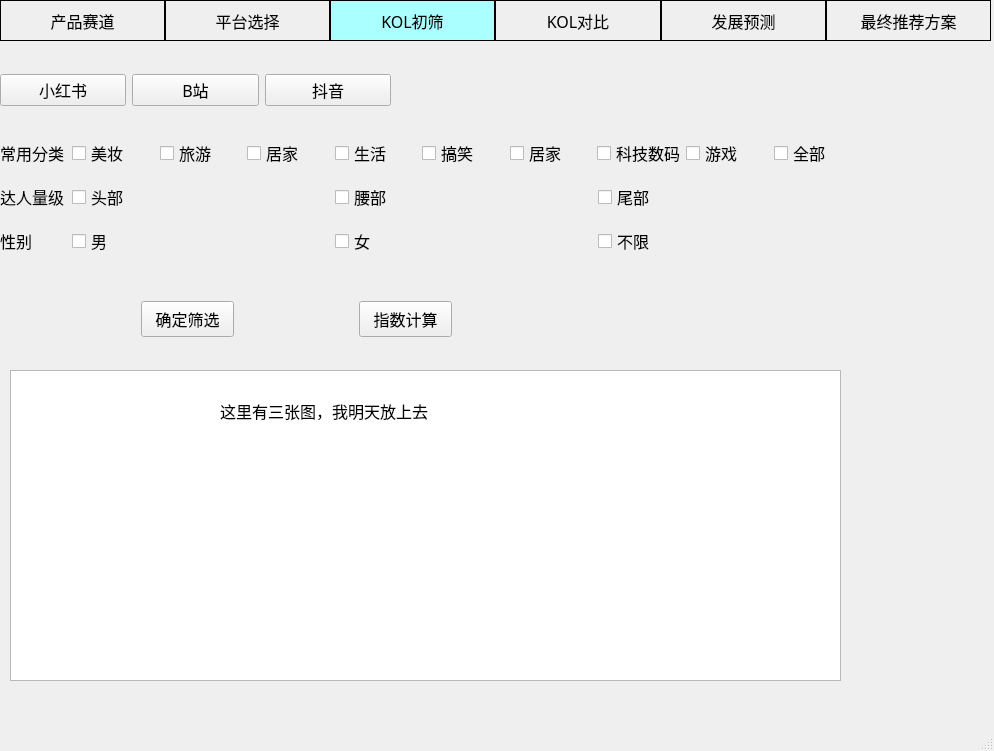
<?xml version="1.0" encoding="UTF-8"?>
<ui version="4.0">
 <class>MainWindow</class>
 <widget class="QMainWindow" name="MainWindow">
  <property name="geometry">
   <rect>
    <x>0</x>
    <y>0</y>
    <width>994</width>
    <height>751</height>
   </rect>
  </property>
  <property name="maximumSize">
   <size>
    <width>16777215</width>
    <height>100000</height>
   </size>
  </property>
  <property name="font">
   <font>
    <family>微软雅黑</family>
    <pointsize>12</pointsize>
   </font>
  </property>
  <property name="windowTitle">
   <string>MainWindow</string>
  </property>
  <widget class="QWidget" name="centralwidget">
   <property name="font">
    <font>
     <family>微软雅黑</family>
     <pointsize>12</pointsize>
    </font>
   </property>
   <widget class="QWidget" name="horizontalLayoutWidget_2">
    <property name="geometry">
     <rect>
      <x>0</x>
      <y>60</y>
      <width>391</width>
      <height>61</height>
     </rect>
    </property>
    <layout class="QHBoxLayout" name="horizontalLayout">
     <item>
      <widget class="QPushButton" name="pushButton_8">
       <property name="text">
        <string>小红书</string>
       </property>
      </widget>
     </item>
     <item>
      <widget class="QPushButton" name="pushButton_9">
       <property name="text">
        <string>B站</string>
       </property>
      </widget>
     </item>
     <item>
      <widget class="QPushButton" name="pushButton_10">
       <property name="text">
        <string>抖音</string>
       </property>
      </widget>
     </item>
    </layout>
   </widget>
   <widget class="QListView" name="listView">
    <property name="geometry">
     <rect>
      <x>10</x>
      <y>370</y>
      <width>831</width>
      <height>311</height>
     </rect>
    </property>
   </widget>
   <widget class="QLabel" name="label">
    <property name="geometry">
     <rect>
      <x>220</x>
      <y>380</y>
      <width>321</width>
      <height>61</height>
     </rect>
    </property>
    <property name="text">
     <string>这里有三张图，我明天放上去</string>
    </property>
   </widget>
   <widget class="QWidget" name="formLayoutWidget">
    <property name="geometry">
     <rect>
      <x>0</x>
      <y>130</y>
      <width>861</width>
      <height>151</height>
     </rect>
    </property>
    <layout class="QFormLayout" name="formLayout">
     <property name="labelAlignment">
      <set>Qt::AlignLeading|Qt::AlignLeft|Qt::AlignVCenter</set>
     </property>
     <property name="horizontalSpacing">
      <number>8</number>
     </property>
     <property name="topMargin">
      <number>4</number>
     </property>
     <property name="bottomMargin">
      <number>4</number>
     </property>
     <item row="0" column="0">
      <widget class="QLabel" name="label_4">
       <property name="text">
        <string>常用分类</string>
       </property>
      </widget>
     </item>
     <item row="1" column="0">
      <widget class="QLabel" name="label_3">
       <property name="text">
        <string>达人量级</string>
       </property>
      </widget>
     </item>
     <item row="2" column="0">
      <widget class="QLabel" name="label_2">
       <property name="text">
        <string>性别</string>
       </property>
      </widget>
     </item>
     <item row="0" column="1">
      <layout class="QHBoxLayout" name="horizontalLayout_7">
       <property name="topMargin">
        <number>4</number>
       </property>
       <property name="bottomMargin">
        <number>4</number>
       </property>
       <item>
        <widget class="QCheckBox" name="checkBox">
         <property name="text">
          <string>美妆</string>
         </property>
        </widget>
       </item>
       <item>
        <widget class="QCheckBox" name="checkBox_2">
         <property name="text">
          <string>旅游</string>
         </property>
        </widget>
       </item>
       <item>
        <widget class="QCheckBox" name="checkBox_8">
         <property name="text">
          <string>居家</string>
         </property>
        </widget>
       </item>
       <item>
        <widget class="QCheckBox" name="checkBox_5">
         <property name="text">
          <string>生活</string>
         </property>
        </widget>
       </item>
       <item>
        <widget class="QCheckBox" name="checkBox_4">
         <property name="text">
          <string>搞笑</string>
         </property>
        </widget>
       </item>
       <item>
        <widget class="QCheckBox" name="checkBox_3">
         <property name="text">
          <string>居家</string>
         </property>
        </widget>
       </item>
       <item>
        <widget class="QCheckBox" name="checkBox_6">
         <property name="text">
          <string>科技数码</string>
         </property>
        </widget>
       </item>
       <item>
        <widget class="QCheckBox" name="checkBox_7">
         <property name="text">
          <string>游戏</string>
         </property>
        </widget>
       </item>
       <item>
        <widget class="QCheckBox" name="checkBox_9">
         <property name="text">
          <string>全部</string>
         </property>
        </widget>
       </item>
      </layout>
     </item>
     <item row="1" column="1">
      <layout class="QHBoxLayout" name="horizontalLayout_3">
       <property name="topMargin">
        <number>4</number>
       </property>
       <property name="bottomMargin">
        <number>4</number>
       </property>
       <item>
        <widget class="QCheckBox" name="checkBox_10">
         <property name="text">
          <string>头部</string>
         </property>
        </widget>
       </item>
       <item>
        <widget class="QCheckBox" name="checkBox_11">
         <property name="text">
          <string>腰部</string>
         </property>
        </widget>
       </item>
       <item>
        <widget class="QCheckBox" name="checkBox_12">
         <property name="text">
          <string>尾部</string>
         </property>
        </widget>
       </item>
      </layout>
     </item>
     <item row="2" column="1">
      <layout class="QHBoxLayout" name="horizontalLayout_4">
       <property name="topMargin">
        <number>4</number>
       </property>
       <property name="bottomMargin">
        <number>4</number>
       </property>
       <item>
        <widget class="QCheckBox" name="checkBox_14">
         <property name="text">
          <string>男</string>
         </property>
        </widget>
       </item>
       <item>
        <widget class="QCheckBox" name="checkBox_13">
         <property name="text">
          <string>女</string>
         </property>
        </widget>
       </item>
       <item>
        <widget class="QCheckBox" name="checkBox_15">
         <property name="text">
          <string>不限</string>
         </property>
        </widget>
       </item>
      </layout>
     </item>
    </layout>
   </widget>
   <widget class="QWidget" name="layoutWidget">
    <property name="geometry">
     <rect>
      <x>0</x>
      <y>0</y>
      <width>991</width>
      <height>41</height>
     </rect>
    </property>
    <layout class="QHBoxLayout" name="horizontalLayout_2">
     <property name="spacing">
      <number>0</number>
     </property>
     <property name="leftMargin">
      <number>0</number>
     </property>
     <property name="rightMargin">
      <number>0</number>
     </property>
     <item>
      <widget class="QLabel" name="label_5">
       <property name="sizePolicy">
        <sizepolicy hsizetype="Expanding" vsizetype="Preferred">
         <horstretch>0</horstretch>
         <verstretch>0</verstretch>
        </sizepolicy>
       </property>
       <property name="font">
        <font>
         <family>微软雅黑</family>
         <pointsize>12</pointsize>
        </font>
       </property>
       <property name="styleSheet">
        <string notr="true">border:1px solid rgb(0, 0, 0);</string>
       </property>
       <property name="lineWidth">
        <number>1</number>
       </property>
       <property name="midLineWidth">
        <number>0</number>
       </property>
       <property name="text">
        <string>产品赛道</string>
       </property>
       <property name="scaledContents">
        <bool>false</bool>
       </property>
       <property name="alignment">
        <set>Qt::AlignCenter</set>
       </property>
       <property name="wordWrap">
        <bool>false</bool>
       </property>
       <property name="margin">
        <number>0</number>
       </property>
      </widget>
     </item>
     <item>
      <widget class="QLabel" name="label_6">
       <property name="sizePolicy">
        <sizepolicy hsizetype="Expanding" vsizetype="Preferred">
         <horstretch>0</horstretch>
         <verstretch>0</verstretch>
        </sizepolicy>
       </property>
       <property name="font">
        <font>
         <family>微软雅黑</family>
         <pointsize>12</pointsize>
        </font>
       </property>
       <property name="styleSheet">
        <string notr="true">border:1px solid rgb(0, 0, 0);</string>
       </property>
       <property name="lineWidth">
        <number>1</number>
       </property>
       <property name="text">
        <string>平台选择</string>
       </property>
       <property name="alignment">
        <set>Qt::AlignCenter</set>
       </property>
      </widget>
     </item>
     <item>
      <widget class="QLabel" name="label_7">
       <property name="sizePolicy">
        <sizepolicy hsizetype="Expanding" vsizetype="Preferred">
         <horstretch>0</horstretch>
         <verstretch>0</verstretch>
        </sizepolicy>
       </property>
       <property name="font">
        <font>
         <family>微软雅黑</family>
         <pointsize>12</pointsize>
        </font>
       </property>
       <property name="styleSheet">
        <string notr="true">background-color: rgb(170, 255, 255);
border:1px solid rgb(0, 0, 0);</string>
       </property>
       <property name="text">
        <string>KOL初筛</string>
       </property>
       <property name="alignment">
        <set>Qt::AlignCenter</set>
       </property>
      </widget>
     </item>
     <item>
      <widget class="QLabel" name="label_8">
       <property name="sizePolicy">
        <sizepolicy hsizetype="Expanding" vsizetype="Preferred">
         <horstretch>0</horstretch>
         <verstretch>0</verstretch>
        </sizepolicy>
       </property>
       <property name="font">
        <font>
         <family>微软雅黑</family>
         <pointsize>12</pointsize>
        </font>
       </property>
       <property name="styleSheet">
        <string notr="true">border:1px solid rgb(0, 0, 0);</string>
       </property>
       <property name="text">
        <string>KOL对比</string>
       </property>
       <property name="alignment">
        <set>Qt::AlignCenter</set>
       </property>
      </widget>
     </item>
     <item>
      <widget class="QLabel" name="label_9">
       <property name="sizePolicy">
        <sizepolicy hsizetype="Expanding" vsizetype="Preferred">
         <horstretch>0</horstretch>
         <verstretch>0</verstretch>
        </sizepolicy>
       </property>
       <property name="font">
        <font>
         <family>微软雅黑</family>
         <pointsize>12</pointsize>
        </font>
       </property>
       <property name="styleSheet">
        <string notr="true">
border:1px solid rgb(0, 0, 0);</string>
       </property>
       <property name="text">
        <string>发展预测</string>
       </property>
       <property name="alignment">
        <set>Qt::AlignCenter</set>
       </property>
      </widget>
     </item>
     <item>
      <widget class="QLabel" name="label_10">
       <property name="sizePolicy">
        <sizepolicy hsizetype="Expanding" vsizetype="Preferred">
         <horstretch>0</horstretch>
         <verstretch>0</verstretch>
        </sizepolicy>
       </property>
       <property name="font">
        <font>
         <family>微软雅黑</family>
         <pointsize>12</pointsize>
        </font>
       </property>
       <property name="styleSheet">
        <string notr="true">border:1px solid rgb(0, 0, 0);</string>
       </property>
       <property name="text">
        <string>最终推荐方案</string>
       </property>
       <property name="alignment">
        <set>Qt::AlignCenter</set>
       </property>
      </widget>
     </item>
    </layout>
   </widget>
   <widget class="QPushButton" name="pushButton_29">
    <property name="geometry">
     <rect>
      <x>359</x>
      <y>301</y>
      <width>93</width>
      <height>36</height>
     </rect>
    </property>
    <property name="text">
     <string>指数计算</string>
    </property>
   </widget>
   <widget class="QPushButton" name="pushButton_28">
    <property name="geometry">
     <rect>
      <x>141</x>
      <y>301</y>
      <width>93</width>
      <height>36</height>
     </rect>
    </property>
    <property name="text">
     <string>确定筛选</string>
    </property>
   </widget>
  </widget>
  <widget class="QMenuBar" name="menubar">
   <property name="geometry">
    <rect>
     <x>0</x>
     <y>0</y>
     <width>994</width>
     <height>33</height>
    </rect>
   </property>
  </widget>
  <widget class="QStatusBar" name="statusbar"/>
 </widget>
 <resources/>
 <connections/>
</ui>
